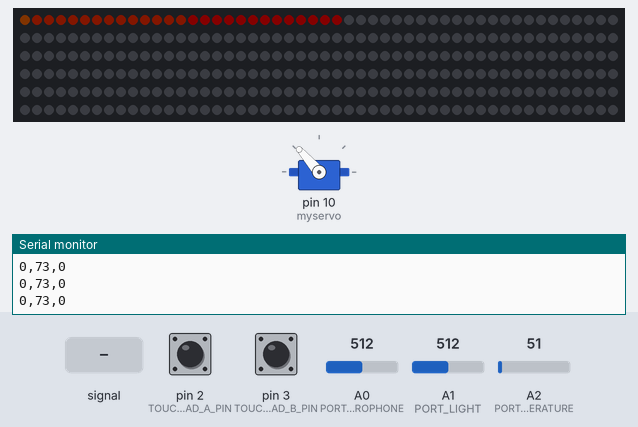
The sketch below on a simulated Arduino Uno, built with avr-gcc and run on an emulated ATmega328P. Parts: 300 RGB LEDs in strip order, left to right, continuing on the next row, servo, the last lines printed to the serial monitor. The inputs (shaded band) are chosen by the test bench; at power-on: pin 3 (TOUCHPAD_B_PIN) LOW, pin 2 (TOUCHPAD_A_PIN) LOW, A0 (PORT_MICROPHONE) = 512, A1 (PORT_LIGHT) = 512, A2 (PORT_TEMPERATURE) = 51. Dim RGB values are drawn brighter than linear.

Above: at 1.29 s.
1.3 s: A0 (PORT_MICROPHONE) fed a 200 Hz sine of ±255 counts around its level
At 2.56 s:
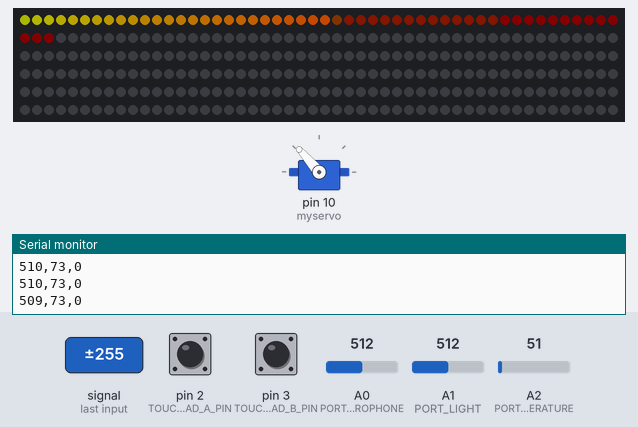
2.9 s: pin 3 (TOUCHPAD_B_PIN) pulled HIGH for 0.15 s
At 3.3 s:
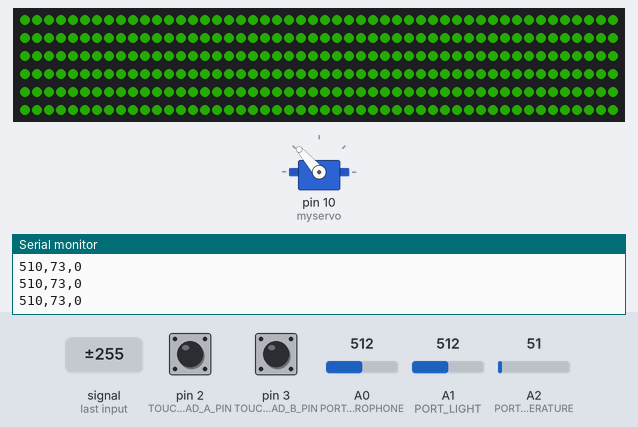
4.5 s: pin 2 (TOUCHPAD_A_PIN) pulled HIGH for 0.15 s
5.2 s: A0 (PORT_MICROPHONE) set to 716
8.2 s: A0 (PORT_MICROPHONE) fed a 1000 Hz sine of ±255 counts around its level
9.9 s: A0 (PORT_MICROPHONE) fed a 2 Hz sine of ±306 counts around its level
At 10.36 s:
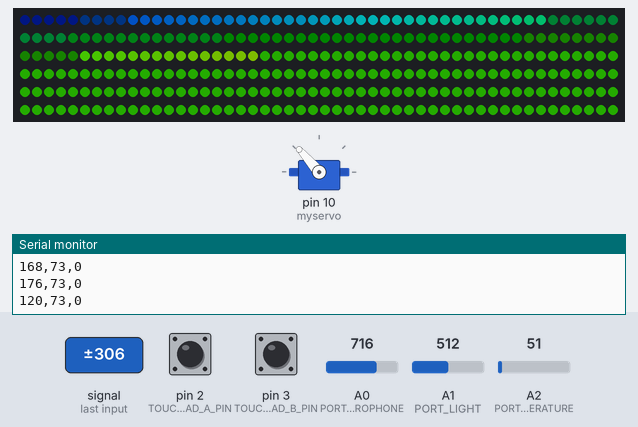
At 13.18 s:
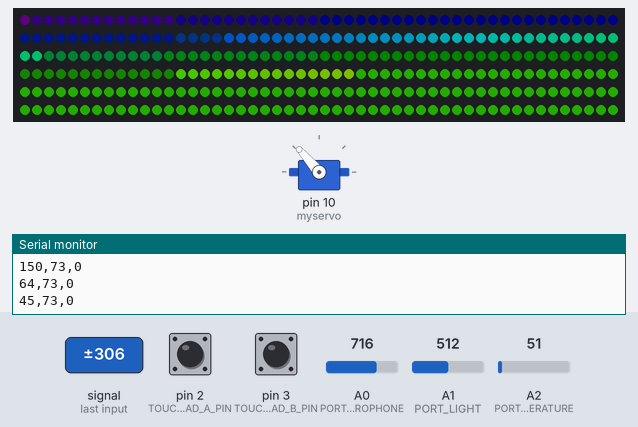
Timing chart, 0 to 14.7 s (numbered marks = the images above; inputs shaded):
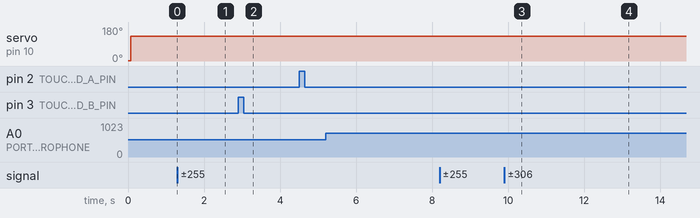

Measured:
- after the input at 2.9 s, the LEDs: change after 0.05 s (image 2)

The sketch:

rgbStrip.ino
```cpp
#include <Adafruit_NeoPixel.h>      //downloaded from https://github.com/adafruit/Adafruit_NeoPixel
#include <avr/power.h>
#include <Servo.h>

#define SERIAL_SPEED       115200

#define REPORT_AFTER_TICKS 96       // can't be set to number 16 or smaller, needs at least some ticks to work properly

#define TOUCHPAD_A_PIN     2
#define TOUCHPAD_B_PIN     3

#define PORT_MICROPHONE    A0
#define PORT_LIGHT         A1
#define PORT_TEMPERATURE   A2

#define RGB_PIN            6
#define RGB_LEDS           300
#define RGB_BRIGHT         5        // 1=maximum brightness, 8=minimum brightness

#define MIC_CLAP_THRESH    300

#define MIC_TOP            1024
#define MIC_BOTTOM         0

#define LIGHT_TOP          700
#define LIGHT_BOTTOM       0

#define TEMP_TOP           500
#define TEMP_BOTTOM        400
#define TEMP_MAX_BRIGHT    48

#define MAX_INT            65535


Adafruit_NeoPixel strip   = Adafruit_NeoPixel(RGB_LEDS, RGB_PIN, NEO_GRB + NEO_KHZ800);
Servo             myservo;


uint8_t       *pixels;
unsigned char  globalR;
unsigned char  globalG;
unsigned char  globalB;
unsigned char  brigthness = RGB_BRIGHT;

void setup() {
  //init serial
  Serial.begin(SERIAL_SPEED);

  //init RGB
  strip.begin();
  strip.show();
  pixels=strip.getPixels();

  //setup input from touchpad
  pinMode(TOUCHPAD_A_PIN, INPUT);
  pinMode(TOUCHPAD_B_PIN, INPUT);

  //setup servo
  myservo.attach(10);
}


void loop() {
  static unsigned int     valueMicrophone  = 0;
  static unsigned int     minMicrophone    = MAX_INT;
  static unsigned int     maxMicrophone    = 0;
  static unsigned int     valueLight       = 0;
  static unsigned long    sumLight         = 0;
  static unsigned int     valueTemperature = 0;
  static unsigned long    sumTemperature   = 0;
  static unsigned int     tick             = 0;
  static unsigned int     sumButtonA       = 0;
  static unsigned int     sumButtonB       = 0;
  static          boolean microphoneMode   = true;
  static unsigned char    temperature      = 0;

  valueMicrophone  = analogRead(PORT_MICROPHONE );
  valueLight       = analogRead(PORT_LIGHT      );
  valueTemperature = analogRead(PORT_TEMPERATURE);

  if (valueMicrophone < minMicrophone) {
    minMicrophone = valueMicrophone;
  }

  if (valueMicrophone > maxMicrophone) {
    maxMicrophone = valueMicrophone;
  }

  sumTemperature += valueTemperature;
  sumLight       += valueLight;
  sumButtonA     += digitalRead(TOUCHPAD_A_PIN);
  sumButtonB     += digitalRead(TOUCHPAD_B_PIN);

  if ((tick % REPORT_AFTER_TICKS) == 0 ) {
    //output data for the processing GUI once in while

    sumLight       = constrain(sumLight       / REPORT_AFTER_TICKS, LIGHT_BOTTOM, LIGHT_TOP);
    sumTemperature = constrain(sumTemperature / REPORT_AFTER_TICKS,  TEMP_BOTTOM, TEMP_TOP );

    sumButtonA     = (sumButtonA * 100) / REPORT_AFTER_TICKS;
    sumButtonB     = (sumButtonB * 100) / REPORT_AFTER_TICKS;

    if (sumButtonA > 70) microphoneMode = true ;
    if (sumButtonB > 70) microphoneMode = false;

    Serial.print(maxMicrophone - minMicrophone);
    Serial.print(',');
    Serial.print(  map(sumLight,       LIGHT_BOTTOM, LIGHT_TOP, 0, 100));
    Serial.print(',');
    Serial.println(map(sumTemperature, TEMP_BOTTOM,  TEMP_TOP,  0, 100));

    myservo.write(map(sumLight, LIGHT_BOTTOM, LIGHT_TOP, 0, 180));


    if ((maxMicrophone - minMicrophone) > MIC_CLAP_THRESH) {
      brigthness = 1;
    }
    else {
      brigthness = RGB_BRIGHT;
    }

    sumTemperature    =constrain(sumTemperature, TEMP_BOTTOM, TEMP_TOP-25);
    temperature      = map(sumTemperature, TEMP_BOTTOM,  TEMP_TOP-25,  0, TEMP_MAX_BRIGHT);
    minMicrophone    = MAX_INT;
    maxMicrophone    = 0;
    sumTemperature   = 0;
    sumLight         = 0;
    sumButtonA       = 0;
    sumButtonB       = 0;
  }

  // delay in time the led movement event,
  // this allows some ADC readings be done in between and not having large gaps in the ADC readings
  // more frequent but smaller gaps are better
  if ((tick % REPORT_AFTER_TICKS) == 8 ) {
    if (microphoneMode) {
      rainbow();
    }
    else {
      fillByTemp(temperature);
    }
  }

  // delay in time the led display refresh
  if ((tick % REPORT_AFTER_TICKS) == 16 ) {
    strip.show();
  }

  tick++;
}


void fillByTemp(unsigned char temp) {
  globalR = temp+10;
  globalG = TEMP_MAX_BRIGHT - temp;
  globalB = 0;

  for (unsigned int j=0; j<strip.numPixels(); j++) {
    unsigned int offset=j*3;
    pixels[offset+0] = globalG;
    pixels[offset+1] = globalR;
    pixels[offset+2] = globalB;
  }
}


//shift all leds by 1 and update first led
void rainbow() {
  static unsigned int i;

  for (unsigned int j=strip.numPixels(); j>0; j--) {
    unsigned int offset=j*3;
    pixels[offset+0] = pixels[offset-3];
    pixels[offset+1] = pixels[offset-2];
    pixels[offset+2] = pixels[offset-1];
  }

  wheel(((i * 256 / strip.numPixels()) ) & 255);

  pixels[0]=globalG;
  pixels[1]=globalR;
  pixels[2]=globalB;

  i++;
}

//Trying to display all the colors https://en.wikipedia.org/wiki/HSL_and_HSV
void wheel(byte WheelPos) {
  WheelPos = 255 - WheelPos;
  if(WheelPos < 85) {
    globalR = (85 - WheelPos)*3 >> brigthness;
    globalG = 0;
    globalB = WheelPos*3 >> brigthness;
    return;
  }
  if(WheelPos < 170) {
    WheelPos -= 85;
    globalR = 0;
    globalG = WheelPos*3 >> brigthness;
    globalB = (85 - WheelPos)*3 >> brigthness;
    return;
  }
  WheelPos -= 170;
  globalR = WheelPos*3 >> brigthness;
  globalG = (85 - WheelPos)*3 >> brigthness;
  globalB = 0;
}
```
